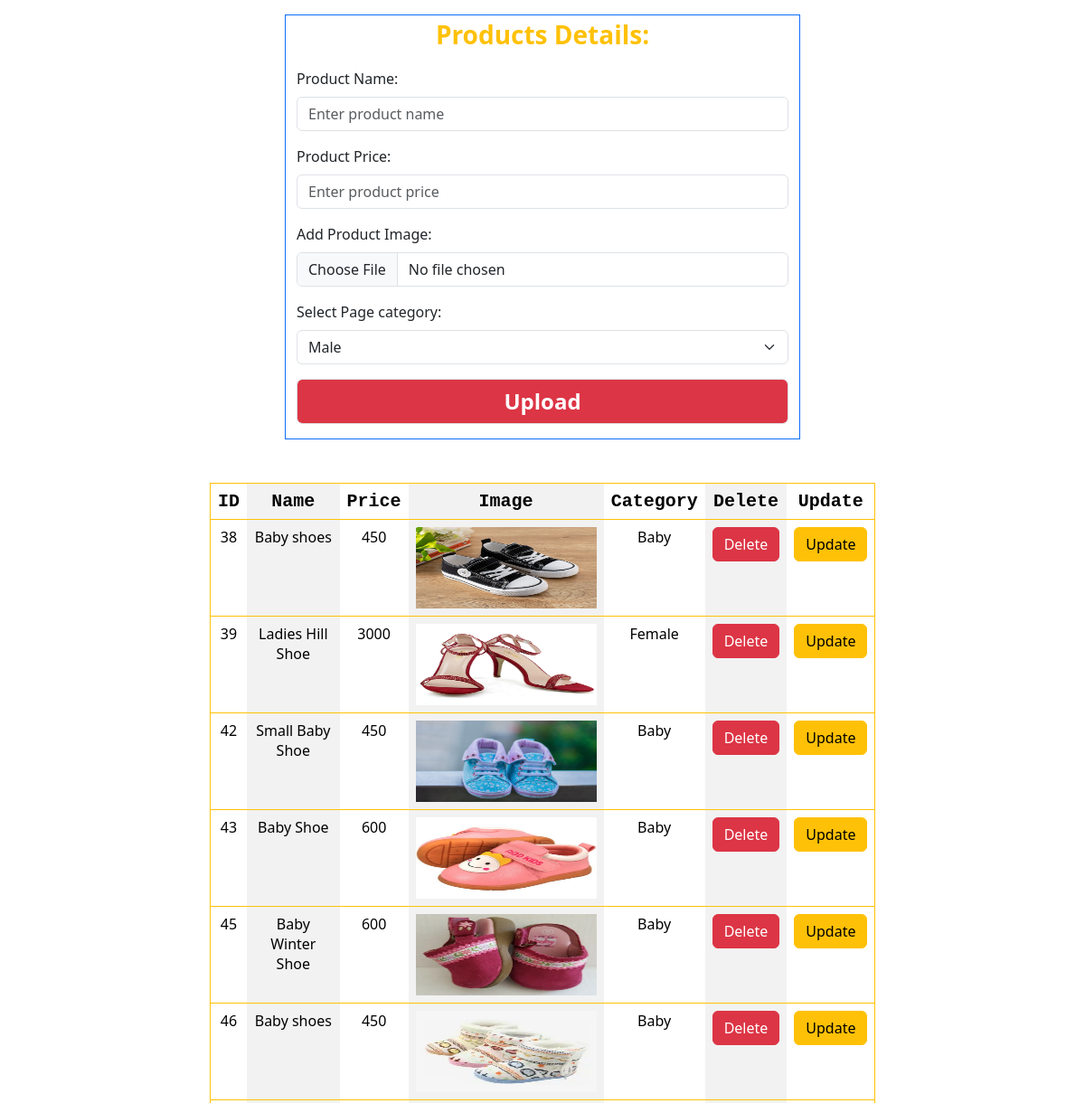
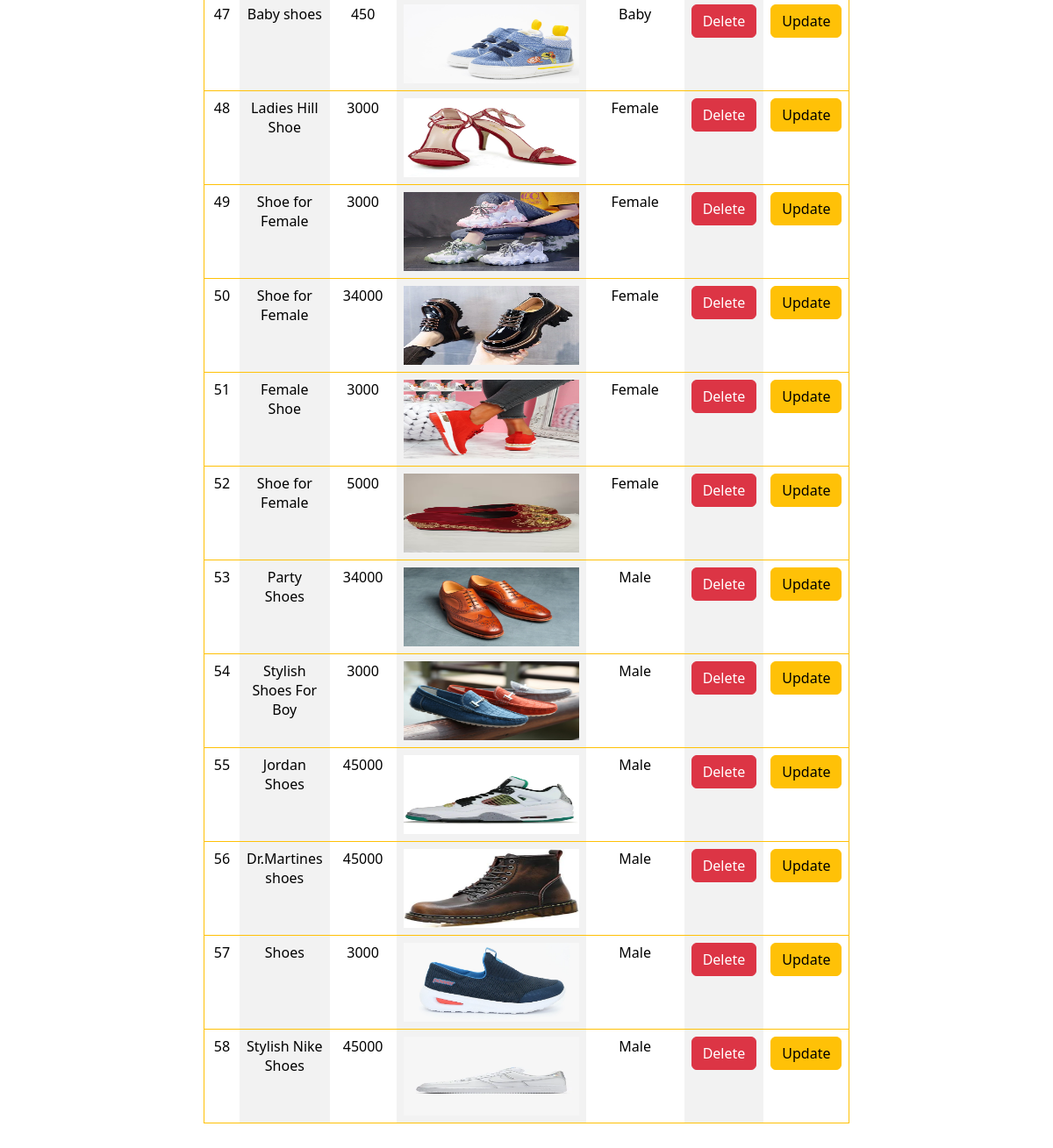
Screenshot of /admin/product/index.php with the database file from the repository (2 pictures, top to bottom).
### tables this page shows
CREATE TABLE `tblproduct` (
  `ID` int(11) NOT NULL,
  `pname` varchar(100) NOT NULL,
  `pprice` varchar(100) NOT NULL,
  `pimage` varchar(200) NOT NULL,
  `pcategory` varchar(100) NOT NULL
);

### admin/product/index.php (the view, shortened to what this page needs)
<html>
<head>
    <link href="https://cdn.jsdelivr.net/npm/bootstrap@5.3.2/dist/css/bootstrap.min.css" rel="stylesheet">
</head>
<body>
    <div class="container">
        <div class="row">
            <div class="col-md-6 m-auto border border-primary mt-3">
                <form action="insert.php" method="POST" enctype="multipart/form-data">
                    <div class="mb-3">
                        <p class="text-center fw-bold fs-3 text-warning">Products Details:</p>
                    </div>
                    <div class="mb-3">
                        <label class="form-label">Product Name:</label>
                        <input type="text" name="pname" class="form-control" placeholder="Enter product name">
                    </div>
                    <div class="mb-3">
                        <label class="form-label">Product Price:</label>
                        <input type="text" name="pprice" class="form-control" placeholder="Enter product price">
                    </div>
                    <div class="mb-3">
                        <label class="form-label">Add Product Image:</label>
                        <input type="file" name="pimage" class="form-control">
                    </div>
                    <div class="mb-3">
                        <label class="form-label">Select Page category:</label>
                        <select class="form-select" name="pages">
                            <option value="Male">Male</option>
                        </select>
                    </div>
                    <button name="submit" class="bg-danger fs-4 fw-bold my-3 form-control text-white">Upload</button>
            </div>
        </div>
    </div>
    <div class="container">
        <div class="row">
            <div class="col-md-8 m-auto">
                <table class="table border border-warning table-striped-columns border my-5">
                    <thead class="bg-dark text-white fs-5 font-monospace text-center">
                        <th>ID</th>
                        <th>Name</th>
                        <th>Price</th>
                        <th>Image</th>
                        <th>Category</th>
                        <th>Delete</th>
                        <th>Update</th>
                    </thead>
                   <tbody class="text-center"
                      <?php
                    include 'config.php';
                    $Record = mysqli_query($con, "SELECT * FROM `tblproduct`");
                    while ($row = mysqli_fetch_array($Record))
                        echo "
                                <tr>
                               <td>$row[ID]</td>
                               <td>$row[pname]</td>
                               <td>$row[pprice]</td>
                               <td><img src='$row[pimage]' height='90px' width='200px'></td>
                               <td>$row[pcategory]</td>
                               <td><a href='delete.php? ID=$row[ID]' class ='btn btn-danger'>Delete</a></td>
                               <td><a href='update.php? ID=$row[ID]' class ='btn btn-warning'>Update</a></td>
                                   </tr>
                                         ";
                       ?>
                   </tbody>
                </table>
            </div>
        </div>
    </div>
</body>
</html>

### rows the page displays
tblproduct: ID "38", pname "Baby shoes", pprice "450", pimage (picture), pcategory "Baby"
tblproduct: ID "39", pname "Ladies Hill Shoe", pprice "3000", pimage (picture), pcategory "Female"
tblproduct: ID "42", pname "Small Baby Shoe", pprice "450", pimage (picture), pcategory "Baby"
tblproduct: ID "43", pname "Baby Shoe", pprice "600", pimage (picture), pcategory "Baby"
tblproduct: ID "45", pname "Baby Winter Shoe", pprice "600", pimage (picture), pcategory "Baby"
tblproduct: ID "46", pname "Baby shoes", pprice "450", pimage (picture), pcategory "Baby"
tblproduct: ID "47", pname "Baby shoes", pprice "450", pimage (picture), pcategory "Baby"
tblproduct: ID "48", pname "Ladies Hill Shoe", pprice "3000", pimage (picture), pcategory "Female"
tblproduct: ID "49", pname "Shoe for Female", pprice "3000", pimage (picture), pcategory "Female"
tblproduct: ID "50", pname "Shoe for Female", pprice "34000", pimage (picture), pcategory "Female"
tblproduct: ID "51", pname "Female Shoe", pprice "3000", pimage (picture), pcategory "Female"
tblproduct: ID "52", pname "Shoe for Female", pprice "5000", pimage (picture), pcategory "Female"
tblproduct: ID "53", pname "Party Shoes", pprice "34000", pimage (picture), pcategory "Male"
tblproduct: ID "54", pname "Stylish Shoes For Boy", pprice "3000", pimage (picture), pcategory "Male"
tblproduct: ID "55", pname "Jordan Shoes", pprice "45000", pimage (picture), pcategory "Male"
tblproduct: ID "56", pname "Dr.Martines shoes", pprice "45000", pimage (picture), pcategory "Male"
tblproduct: ID "57", pname "Shoes", pprice "3000", pimage (picture), pcategory "Male"
tblproduct: ID "58", pname "Stylish Nike Shoes", pprice "45000", pimage (picture), pcategory "Male"
